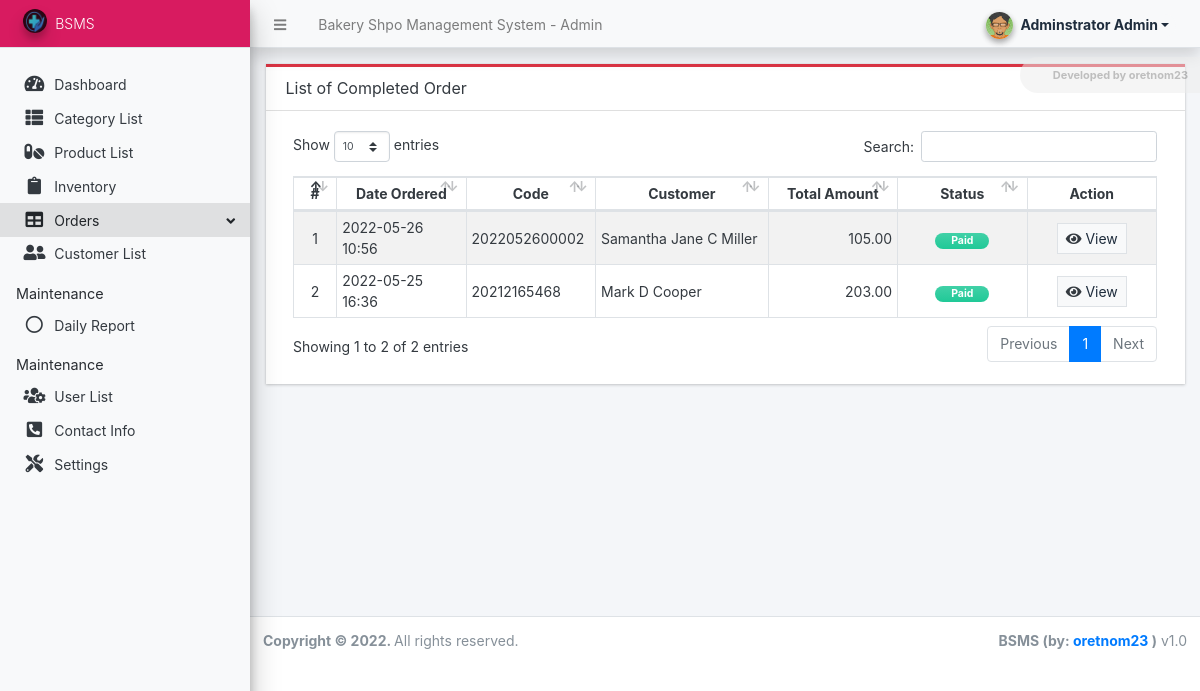
Screenshot of /admin/?page=orders&status=3 (signed in) with the database file from the repository.
### tables this page shows
CREATE TABLE `order_list` (
  `id` int(30) NOT NULL,
  `code` varchar(100) NOT NULL,
  `customer_id` int(30) NOT NULL,
  `delivery_address` text NOT NULL,
  `total_amount` float(12,2) NOT NULL DEFAULT 0.00,
  `status` tinyint(1) NOT NULL DEFAULT 0 COMMENT '0=pending,\r\n1=packed,\r\n2=out for delivery,\r\n3=paid\r\n',
  `date_created` datetime NOT NULL DEFAULT current_timestamp(),
  `date_updated` datetime NOT NULL DEFAULT current_timestamp() ON UPDATE current_timestamp()
);

### config.php (called while the page is built, shortened)
<?php
function format_num($number = '' , $decimal = ''){
    if(is_numeric($number)){
        $ex = explode(".",$number);
        $decLen = isset($ex[1]) ? strlen($ex[1]) : 0;
        if(is_numeric($decimal)){
            return number_format($number,$decimal);
        }else{
            return number_format($number,$decLen);
        }
    }else{
        return "Invalid Input";
    }
}
?>

### admin/orders/index.php (the view, shortened to what this page needs)
<?php
$status = isset($_GET['status']) ? $_GET['status'] : '';
$stat_arr = ['Pending Orders', 'Packed Orders', 'Our for Delivery', 'Completed Order']
?>
<div class="card card-outline rounded-0 card-danger">
	<div class="card-header">
		<h3 class="card-title">List of <?= isset($stat_arr[$status]) ? $stat_arr[$status] : 'All Orders' ?></h3>
	</div>
	<div class="card-body">
        <div class="container-fluid">
			<table class="table table-hover table-striped table-bordered" id="list">
				<colgroup>
					<col width="5%">
					<col width="15%">
					<col width="15%">
					<col width="20%">
					<col width="15%">
					<col width="15%">
					<col width="15%">
				</colgroup>
				<thead>
					<tr>
						<th class="p-1 text-center">#</th>
						<th class="p-1 text-center">Date Ordered</th>
						<th class="p-1 text-center">Code</th>
						<th class="p-1 text-center">Customer</th>
						<th class="p-1 text-center">Total Amount</th>
						<th class="p-1 text-center">Status</th>
						<th class="p-1 text-center">Action</th>
					</tr>
				</thead>
				<tbody>
					<?php
					$i = 1;
					$where = "";
					switch($status){
						case 3:
							$where = " where o.`status` = 3 ";
							break;
					}
					$qry = $conn->query("SELECT o.*, CONCAT(c.firstname, ' ', COALESCE(concat(c.middlename, ' '), ''), c.lastname) as customer from `order_list` o inner join customer_list c on o.customer_id = c.id {$where} order by abs(unix_timestamp(o.date_created)) desc ");
						while($row = $qry->fetch_assoc()):
					?>
						<tr>
							<td class="p-1 align-middle text-center"><?= $i++ ?></td>
							<td class="p-1 align-middle"><?= date("Y-m-d H:i", strtotime($row['date_created'])) ?></td>
							<td class="p-1 align-middle"><?= $row['code'] ?></td>
							<td class="p-1 align-middle"><?= $row['customer'] ?></td>
							<td class="p-1 align-middle text-right"><?= format_num($row['total_amount'],2) ?></td>
							<td class="p-1 align-middle text-center">
								<?php
								switch($row['status']){
									case 3:
										echo '<span class="badge badge-teal bg-gradient-teal px-3 rounded-pill">Paid</span>';
										break;
								}
								?>
							</td>
							<td class="p-1 align-middle text-center">
								<a class="btn btn-flat btn-sm btn-light border-gradient-light border view-order" href="./?page=orders/view_order&id=<?= $row['id'] ?>"><i class="fa fa-eye text-dark"></i> View</a>
							</td>
						</tr>
					<?php endwhile; ?>
				</tbody>
			</table>
		</div>
	</div>
</div>

### rows the page displays
order_list: date_created "2022-05-26 10:56", code "2022052600002", customer "Samantha Jane C Miller", total_amount "105.00", status "Paid"
order_list: date_created "2022-05-25 16:36", code "20212165468", customer "Mark D Cooper", total_amount "203.00", status "Paid"

### other values shown
$_settings->info('name') "Bakery Shpo Management System"
$_settings->userdata('firstname').' '.$_settings->userdata('lastname') "Adminstrator Admin"
$_settings->info('short_name') "BSMS"
$stat_arr[$status] "Completed Order"
